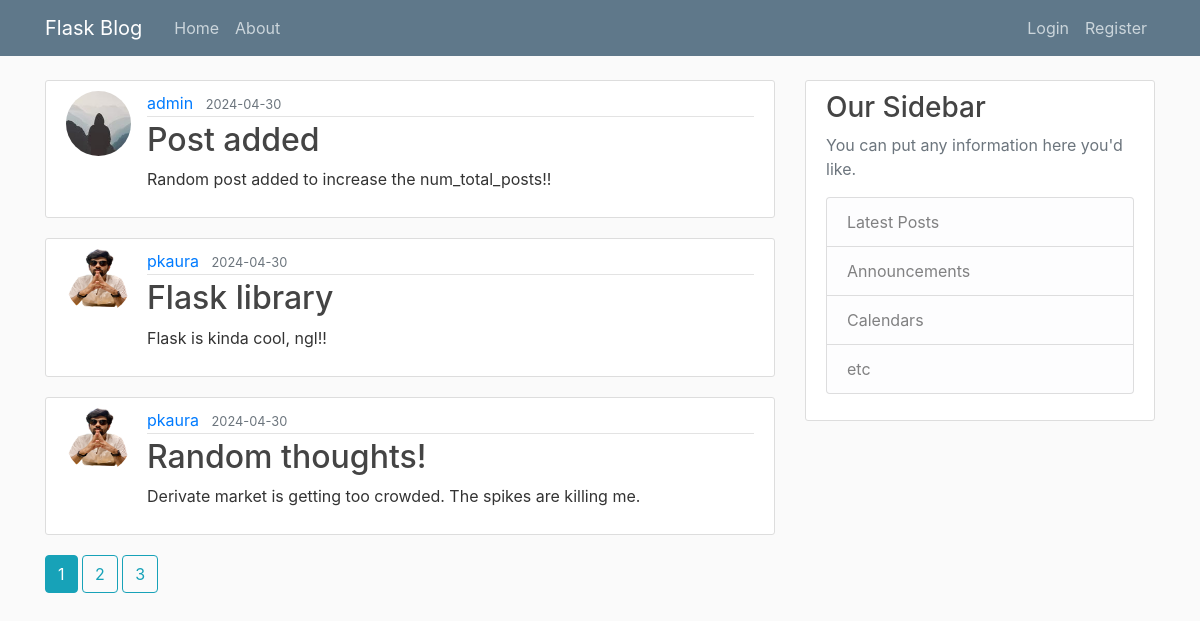
Page /home on the earlier database version.
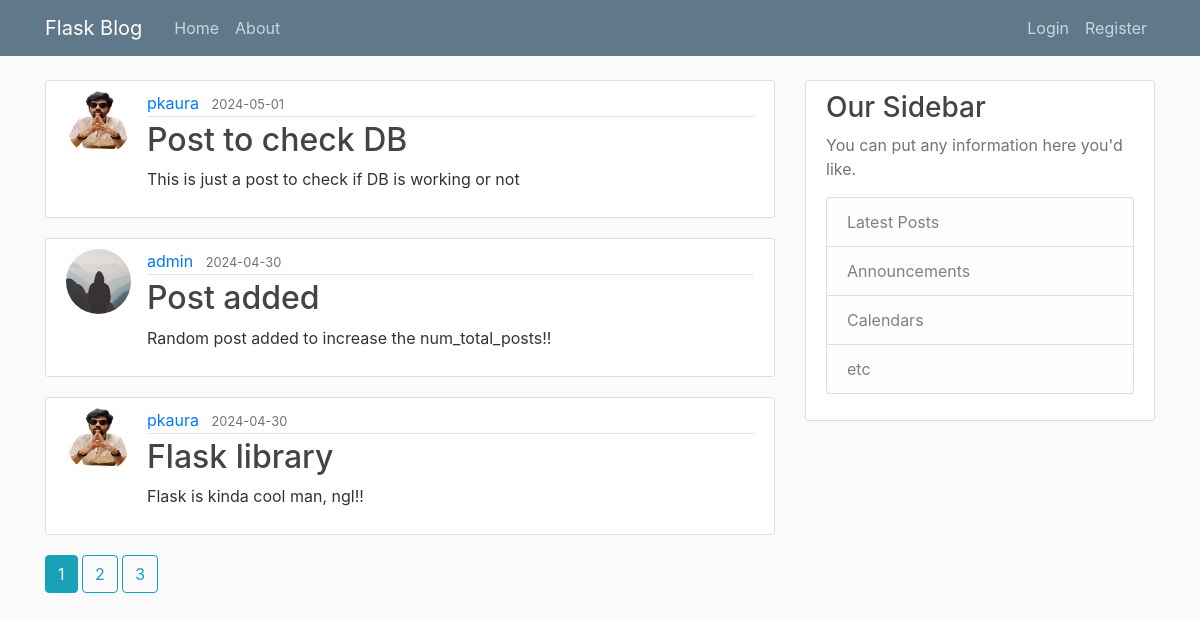
Same page on the later database version.
### blogApp/models.py (models this page shows, shortened)
class Post(db.Model):
    id = db.Column(db.Integer, primary_key = True)
    title = db.Column(db.String(100), nullable = False)
    date_posted = db.Column(db.DateTime, nullable = False, default=datetime.now)
    content = db.Column(db.Text, nullable = False)
    user_id = db.Column(db.Integer, db.ForeignKey('user.id'), nullable = False)

class User(db.Model, UserMixin):
    id = db.Column(db.Integer, primary_key = True)
    username = db.Column(db.String(20), unique = True, nullable = False)
    email = db.Column(db.String(120), unique = True, nullable = False)
    imageFile = db.Column(db.String(20), nullable = False, default='default.jpg')
    password = db.Column(db.String(60), nullable = False)
    posts = db.relationship('Post', backref='author', lazy = True)

### blogApp/main/routes.py (the view)
@main.route("/")
@main.route("/home")
def home():
    page = request.args.get('page', 1, type=int)
    posts = Post.query.order_by(Post.date_posted.desc()).paginate(per_page = 3, page = page)
    return render_template('home.html', posts = posts)

### blogApp/templates/home.html
{% extends 'layout.html' %}
{% block content %}
    {% for post in posts.items %}
    <article class="media content-section">
      <img src="{{url_for('static', filename = 'profile_pics/' + post.author.imageFile)}}" class="rounded-circle article-img">
        <div class="media-body">
          <div class="article-metadata">
            <a class="mr-2" href="{{ url_for('users.userPosts', username=post.author.username)}}">{{ post.author.username }}</a>
            <small class="text-muted">{{ post.date_posted.strftime('%Y-%m-%d') }}</small>
          </div>
          <h2><a class="article-title" href="{{ url_for('posts.post', postID = post.id) }}">{{ post.title }}</a></h2>
          <p class="article-content">{{ post.content }}</p>
        </div>
    </article>
    {% endfor %}
    {% for page_num in posts.iter_pages(left_edge=1, right_edge=1, left_current=1, right_current=2)%}
      {% if page_num %}
        {% if posts.page == page_num %}
          <a class="btn btn-info mb4" href="{{ url_for('main.home', page = page_num)}}"> {{ page_num }}</a>
        {% else %}
          <a class="btn btn-outline-info mb4" href="{{ url_for('main.home', page = page_num)}}"> {{ page_num }}</a>
        {% endif %}
      {% else %}
        ...
      {% endif %}
    {% endfor %}
{% endblock content%}

Differences in the rows shown:
no longer on this page (row unchanged): Post: imageFile (picture), author.username "pkaura", date_posted "2024-04-30", title "Random thoughts!", content "Derivate market is getting too crowded. The spikes are killing me."
added Post: imageFile (picture), author.username "pkaura", date_posted "2024-05-01", title "Post to check DB", content "This is just a post to check if DB is working or not"
changed Post "Flask library": content "Flask is kinda cool, ngl!!" → "Flask is kinda cool man, ngl!!"
